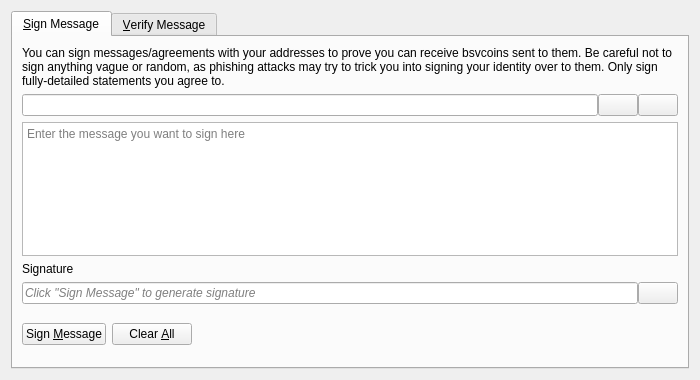
<?xml version="1.0" encoding="UTF-8"?>
<ui version="4.0">
 <class>SignVerifyMessageDialog</class>
 <widget class="QDialog" name="SignVerifyMessageDialog">
  <property name="geometry">
   <rect>
    <x>0</x>
    <y>0</y>
    <width>700</width>
    <height>380</height>
   </rect>
  </property>
  <property name="windowTitle">
   <string>Signatures - Sign / Verify a Message</string>
  </property>
  <property name="modal">
   <bool>true</bool>
  </property>
  <layout class="QVBoxLayout" name="verticalLayout">
   <item>
    <widget class="QTabWidget" name="tabWidget">
     <property name="currentIndex">
      <number>0</number>
     </property>
     <widget class="QWidget" name="tabSignMessage">
      <attribute name="title">
       <string>&amp;Sign Message</string>
      </attribute>
      <layout class="QVBoxLayout" name="verticalLayout_SM">
       <item>
        <widget class="QLabel" name="infoLabel_SM">
         <property name="text">
          <string>You can sign messages/agreements with your addresses to prove you can receive bsvcoins sent to them. Be careful not to sign anything vague or random, as phishing attacks may try to trick you into signing your identity over to them. Only sign fully-detailed statements you agree to.</string>
         </property>
         <property name="textFormat">
          <enum>Qt::PlainText</enum>
         </property>
         <property name="wordWrap">
          <bool>true</bool>
         </property>
        </widget>
       </item>
       <item>
        <layout class="QHBoxLayout" name="horizontalLayout_1_SM">
         <property name="spacing">
          <number>0</number>
         </property>
         <item>
          <widget class="QValidatedLineEdit" name="addressIn_SM">
           <property name="toolTip">
            <string>The Bsvcoin address to sign the message with</string>
           </property>
          </widget>
         </item>
         <item>
          <widget class="QPushButton" name="addressBookButton_SM">
           <property name="toolTip">
            <string>Choose previously used address</string>
           </property>
           <property name="text">
            <string/>
           </property>
           <property name="icon">
            <iconset resource="../bsvcoin.qrc">
             <normaloff>:/icons/address-book</normaloff>:/icons/address-book</iconset>
           </property>
           <property name="shortcut">
            <string>Alt+A</string>
           </property>
           <property name="autoDefault">
            <bool>false</bool>
           </property>
          </widget>
         </item>
         <item>
          <widget class="QPushButton" name="pasteButton_SM">
           <property name="toolTip">
            <string>Paste address from clipboard</string>
           </property>
           <property name="text">
            <string/>
           </property>
           <property name="icon">
            <iconset resource="../bsvcoin.qrc">
             <normaloff>:/icons/editpaste</normaloff>:/icons/editpaste</iconset>
           </property>
           <property name="shortcut">
            <string>Alt+P</string>
           </property>
           <property name="autoDefault">
            <bool>false</bool>
           </property>
          </widget>
         </item>
        </layout>
       </item>
       <item>
        <widget class="QPlainTextEdit" name="messageIn_SM">
         <property name="toolTip">
          <string>Enter the message you want to sign here</string>
         </property>
         <property name="placeholderText">
          <string>Enter the message you want to sign here</string>
         </property>
        </widget>
       </item>
       <item>
        <widget class="QLabel" name="signatureLabel_SM">
         <property name="text">
          <string>Signature</string>
         </property>
         <property name="textFormat">
          <enum>Qt::PlainText</enum>
         </property>
        </widget>
       </item>
       <item>
        <layout class="QHBoxLayout" name="horizontalLayout_2_SM">
         <property name="spacing">
          <number>0</number>
         </property>
         <item>
          <widget class="QLineEdit" name="signatureOut_SM">
           <property name="placeholderText">
            <string>Click "Sign Message" to generate signature</string>
           </property>
           <property name="font">
            <font>
             <italic>true</italic>
            </font>
           </property>
           <property name="readOnly">
            <bool>true</bool>
           </property>
          </widget>
         </item>
         <item>
          <widget class="QPushButton" name="copySignatureButton_SM">
           <property name="toolTip">
            <string>Copy the current signature to the system clipboard</string>
           </property>
           <property name="text">
            <string/>
           </property>
           <property name="icon">
            <iconset resource="../bsvcoin.qrc">
             <normaloff>:/icons/editcopy</normaloff>:/icons/editcopy</iconset>
           </property>
           <property name="autoDefault">
            <bool>false</bool>
           </property>
          </widget>
         </item>
        </layout>
       </item>
       <item>
        <layout class="QHBoxLayout" name="horizontalLayout_3_SM">
         <item>
          <widget class="QPushButton" name="signMessageButton_SM">
           <property name="toolTip">
            <string>Sign the message to prove you own this Bsvcoin address</string>
           </property>
           <property name="text">
            <string>Sign &amp;Message</string>
           </property>
           <property name="icon">
            <iconset resource="../bsvcoin.qrc">
             <normaloff>:/icons/edit</normaloff>:/icons/edit</iconset>
           </property>
           <property name="autoDefault">
            <bool>false</bool>
           </property>
          </widget>
         </item>
         <item>
          <widget class="QPushButton" name="clearButton_SM">
           <property name="toolTip">
            <string>Reset all sign message fields</string>
           </property>
           <property name="text">
            <string>Clear &amp;All</string>
           </property>
           <property name="icon">
            <iconset resource="../bsvcoin.qrc">
             <normaloff>:/icons/remove</normaloff>:/icons/remove</iconset>
           </property>
           <property name="autoDefault">
            <bool>false</bool>
           </property>
          </widget>
         </item>
         <item>
          <spacer name="horizontalSpacer_1_SM">
           <property name="orientation">
            <enum>Qt::Horizontal</enum>
           </property>
           <property name="sizeHint" stdset="0">
            <size>
             <width>40</width>
             <height>48</height>
            </size>
           </property>
          </spacer>
         </item>
         <item>
          <widget class="QLabel" name="statusLabel_SM">
           <property name="font">
            <font>
             <weight>75</weight>
             <bold>true</bold>
            </font>
           </property>
           <property name="text">
            <string/>
           </property>
           <property name="wordWrap">
            <bool>true</bool>
           </property>
          </widget>
         </item>
         <item>
          <spacer name="horizontalSpacer_2_SM">
           <property name="orientation">
            <enum>Qt::Horizontal</enum>
           </property>
           <property name="sizeHint" stdset="0">
            <size>
             <width>40</width>
             <height>48</height>
            </size>
           </property>
          </spacer>
         </item>
        </layout>
       </item>
      </layout>
     </widget>
     <widget class="QWidget" name="tabVerifyMessage">
      <attribute name="title">
       <string>&amp;Verify Message</string>
      </attribute>
      <layout class="QVBoxLayout" name="verticalLayout_VM">
       <item>
        <widget class="QLabel" name="infoLabel_VM">
         <property name="text">
          <string>Enter the receiver's address, message (ensure you copy line breaks, spaces, tabs, etc. exactly) and signature below to verify the message. Be careful not to read more into the signature than what is in the signed message itself, to avoid being tricked by a man-in-the-middle attack. Note that this only proves the signing party receives with the address, it cannot prove sendership of any transaction!</string>
         </property>
         <property name="textFormat">
          <enum>Qt::PlainText</enum>
         </property>
         <property name="alignment">
          <set>Qt::AlignLeading|Qt::AlignLeft|Qt::AlignTop</set>
         </property>
         <property name="wordWrap">
          <bool>true</bool>
         </property>
        </widget>
       </item>
       <item>
        <layout class="QHBoxLayout" name="horizontalLayout_1_VM">
         <property name="spacing">
          <number>0</number>
         </property>
         <item>
          <widget class="QValidatedLineEdit" name="addressIn_VM">
           <property name="toolTip">
            <string>The Bsvcoin address the message was signed with</string>
           </property>
          </widget>
         </item>
         <item>
          <widget class="QPushButton" name="addressBookButton_VM">
           <property name="toolTip">
            <string>Choose previously used address</string>
           </property>
           <property name="text">
            <string/>
           </property>
           <property name="icon">
            <iconset resource="../bsvcoin.qrc">
             <normaloff>:/icons/address-book</normaloff>:/icons/address-book</iconset>
           </property>
           <property name="shortcut">
            <string>Alt+A</string>
           </property>
           <property name="autoDefault">
            <bool>false</bool>
           </property>
          </widget>
         </item>
        </layout>
       </item>
       <item>
        <widget class="QPlainTextEdit" name="messageIn_VM">
          <property name="toolTip">
            <string>The signed message to verify</string>
          </property>
          <property name="placeholderText">
            <string>The signed message to verify</string>
          </property>
        </widget>
       </item>
       <item>
        <widget class="QValidatedLineEdit" name="signatureIn_VM">
          <property name="toolTip">
            <string>The signature given when the message was signed</string>
          </property>
          <property name="placeholderText">
            <string>The signature given when the message was signed</string>
          </property>
        </widget>
       </item>
       <item>
        <layout class="QHBoxLayout" name="horizontalLayout_2_VM">
         <item>
          <widget class="QPushButton" name="verifyMessageButton_VM">
           <property name="toolTip">
            <string>Verify the message to ensure it was signed with the specified Bsvcoin address</string>
           </property>
           <property name="text">
            <string>Verify &amp;Message</string>
           </property>
           <property name="icon">
            <iconset resource="../bsvcoin.qrc">
             <normaloff>:/icons/transaction_0</normaloff>:/icons/transaction_0</iconset>
           </property>
           <property name="autoDefault">
            <bool>false</bool>
           </property>
          </widget>
         </item>
         <item>
          <widget class="QPushButton" name="clearButton_VM">
           <property name="toolTip">
            <string>Reset all verify message fields</string>
           </property>
           <property name="text">
            <string>Clear &amp;All</string>
           </property>
           <property name="icon">
            <iconset resource="../bsvcoin.qrc">
             <normaloff>:/icons/remove</normaloff>:/icons/remove</iconset>
           </property>
           <property name="autoDefault">
            <bool>false</bool>
           </property>
          </widget>
         </item>
         <item>
          <spacer name="horizontalSpacer_1_VM">
           <property name="orientation">
            <enum>Qt::Horizontal</enum>
           </property>
           <property name="sizeHint" stdset="0">
            <size>
             <width>40</width>
             <height>48</height>
            </size>
           </property>
          </spacer>
         </item>
         <item>
          <widget class="QLabel" name="statusLabel_VM">
           <property name="font">
            <font>
             <weight>75</weight>
             <bold>true</bold>
            </font>
           </property>
           <property name="text">
            <string/>
           </property>
           <property name="wordWrap">
            <bool>true</bool>
           </property>
          </widget>
         </item>
         <item>
          <spacer name="horizontalSpacer_2_VM">
           <property name="orientation">
            <enum>Qt::Horizontal</enum>
           </property>
           <property name="sizeHint" stdset="0">
            <size>
             <width>40</width>
             <height>48</height>
            </size>
           </property>
          </spacer>
         </item>
        </layout>
       </item>
      </layout>
     </widget>
    </widget>
   </item>
  </layout>
 </widget>
 <customwidgets>
  <customwidget>
   <class>QValidatedLineEdit</class>
   <extends>QLineEdit</extends>
   <header>qt/qvalidatedlineedit.h</header>
  </customwidget>
 </customwidgets>
 <resources>
  <include location="../bsvcoin.qrc"/>
 </resources>
 <connections/>
</ui>
